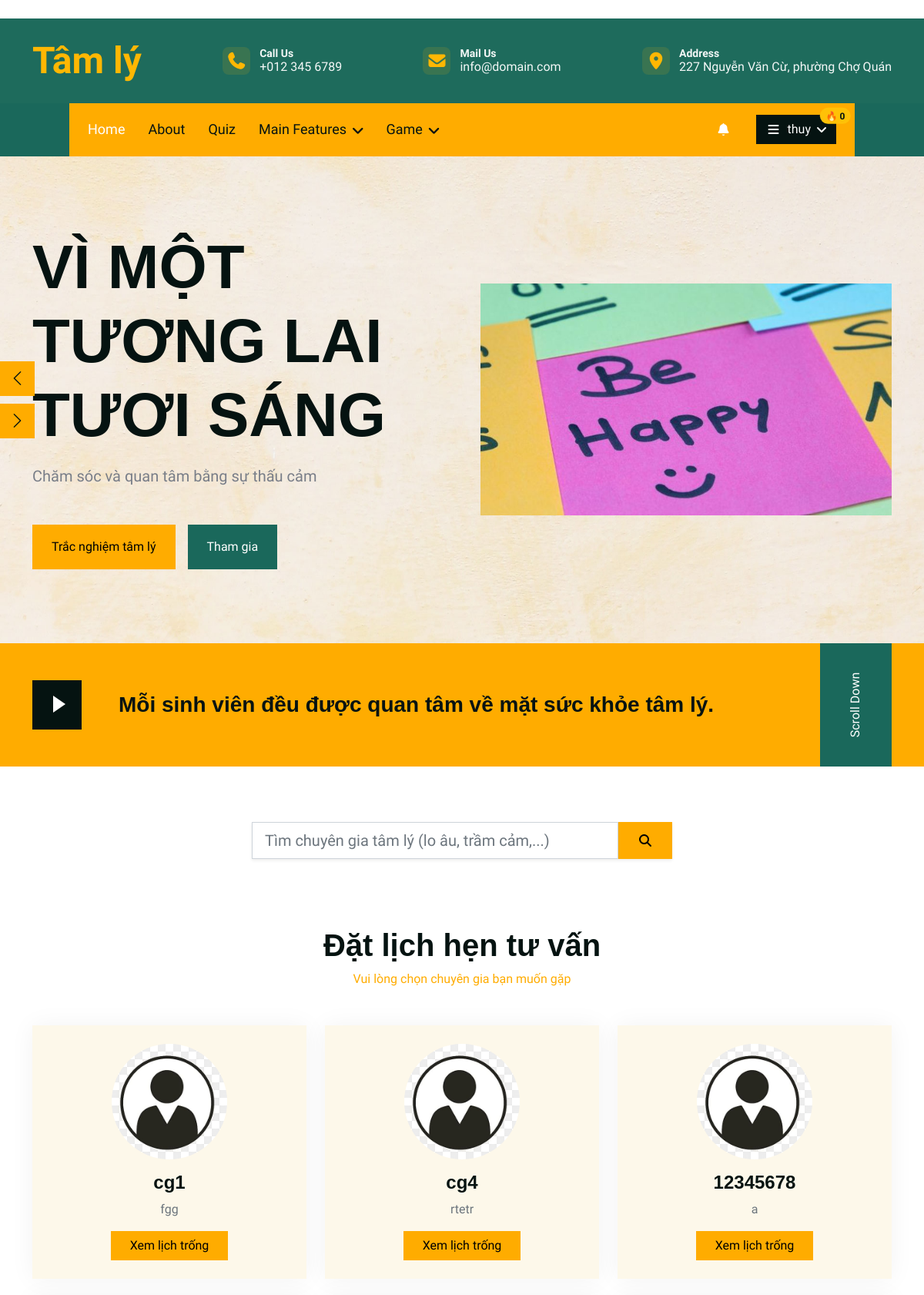
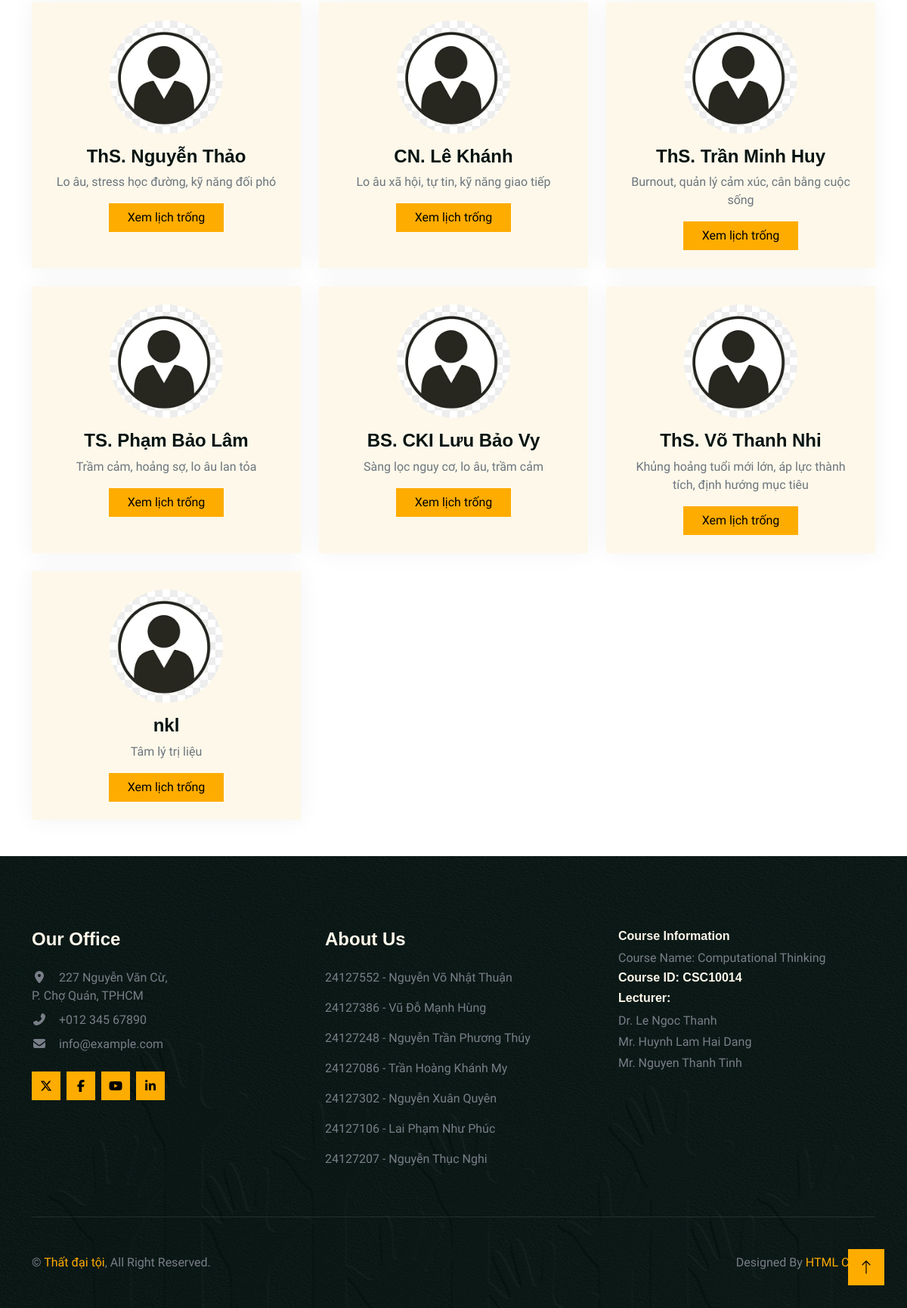
The page /booking/select-therapist (signed in) on the database its author committed (2 pictures, top to bottom).
### models.py (models this page shows)
class ExpertProfile(Base):
    __tablename__ = "expert_profiles"
    user_id = Column(
        Integer,
        ForeignKey("users.id"),
        primary_key=True
    )
    full_name = Column(String(100), nullable=False)
    title = Column(String(100)) #Học hàm
    qualification = Column(String(255)) #Học vị
    specialization = Column(String(255))
    organization = Column(String(255)) #Tổ chức, phòng khám,...
    years_of_experience = Column(Integer)
    verification_status = Column(String, default= "NONE")
    verified_by = Column(Integer, ForeignKey("users.id"), nullable=True)
    verified_at = Column(DateTime)
    bio = Column(Text) #Tiểu sử
    is_active = Column(Boolean, default=True)
    created_at = Column(DateTime, default=func.now())
    updated_at = Column(DateTime, default=func.now(), onupdate=func.now())
    user = relationship("User", back_populates="expert_profile", foreign_keys=[user_id])

### Booking/booking.py (the view)
@booking_bp.route("/select-therapist")
def select_therapist():
    if "user_id" not in session:
        return redirect(url_for("auth.login", next=request.full_path))
    db = TherapySession()
    therapists_objs = (db.query(User)
    .join(ExpertProfile, ExpertProfile.user_id == User.id)
    .options(joinedload(User.expert_profile))
    .filter(User.role == "EXPERT")
    .filter(ExpertProfile.is_active == True)
    .filter(ExpertProfile.verification_status == "VERIFIED")
    .all()
)
    for therapist in therapists_objs:
        print(therapist)
    therapists_list = []
    for therapist in therapists_objs:
        expert_profile = therapist.expert_profile
        therapists_list.append({
            "id": therapist.id,
            "full_name": expert_profile.full_name if expert_profile else "Expert", #Default name
            "image": getattr(expert_profile, "image", None),
            "field": expert_profile.specialization,
        })
    db.close()
    return render_template("booking_list.html", therapists=therapists_list)

### Booking/templates/booking_list.html (shortened to what this page needs)
﻿{% extends "index.html" %}
    {% block content %}
<div class="container py-5">
    <div class="text-center mx-auto mb-5" style="max-width: 500px;">
        <h1 class="display-6">Đặt lịch hẹn tư vấn</h1>
        <p class="text-primary">Vui lòng chọn chuyên gia bạn muốn gặp</p>
    </div>
    <div class="row g-4">
        {% for t in therapists %}
        <div class="col-md-6 col-lg-4">
            <div class="team-item bg-light p-4 text-center h-100">
                {% if t.image %}
                    <img class="img-fluid mb-3 rounded-circle"
                        src="{{ url_for('static', filename=t.image) }}"
                        style="width: 150px; height: 150px; object-fit: cover;"
                        alt="Avatar">
                {% else %}
                    <img class="img-fluid mb-3 rounded-circle"
                        src="{{ url_for('static', filename='img/default-avatar.png') }}"
                        style="width: 150px; height: 150px; object-fit: cover;"
                        alt="Default avatar">
                {% endif %}
                <h4 class="mb-2">{{ t.full_name }}</h4>
                <p class="text-muted mb-3">{{ t.field }}</p>
                <a href="{{ url_for('booking.calendar', therapist_id=t.id) }}" class="btn btn-primary px-4">Xem lịch trống</a>
            </div>
        </div>
        {% endfor %}
    </div>
</div>
{% endblock %}

### templates/index.html (shortened to what this page needs)
<!DOCTYPE html>
<html lang="en">
<head>
    <link href="https://cdnjs.cloudflare.com/ajax/libs/font-awesome/7.0.0/css/all.min.css" rel="stylesheet">
    <link href="https://cdn.jsdelivr.net/npm/bootstrap-icons@1.4.1/font/bootstrap-icons.css" rel="stylesheet">
    <link href="{{ url_for('static', filename='lib/animate/animate.min.css') }}" rel="stylesheet">
    <link href="{{ url_for('static', filename='lib/owlcarousel/assets/owl.carousel.min.css') }}" rel="stylesheet">
    <link href="{{ url_for('static', filename='css/bootstrap.min.css') }}" rel="stylesheet">
    <link href="{{ url_for('static', filename='css/style.css') }}" rel="stylesheet">
</head>
<body>
    <div class="topbar">
        <div class="container topbar-inner">
            <div class="logo">Tâm lý</div>
            <div class="topbar-item">
                <i class="fa fa-phone"></i>
                <div class="topbar-text">
                    <small>Call Us</small>
                    <span>+012 345 6789</span>
                </div>
            </div>
            <div class="topbar-item">
                <i class="fa fa-envelope"></i>
                <div class="topbar-text">
                    <small>Mail Us</small>
                    <span>info@domain.com</span>
                </div>
            </div>
            <div class="topbar-item">
                <i class="fa fa-map-marker-alt"></i>
                <div class="topbar-text">
                    <small>Address</small>
                    <span>227 Nguyễn Văn Cừ, phường Chợ Quán</span>
                </div>
            </div>
        </div>
    </div>
    <div class="container-fluid bg-secondary px-0 wow fadeIn" data-wow-delay="0.1s">
        <div class="nav-bar">
            <nav class="navbar navbar-expand-lg bg-primary navbar-dark px-4 py-lg-0">
                <div class="collapse navbar-collapse" id="navbarCollapse">
                    <div class="navbar-nav me-auto">
                        <a href="{{ url_for('index') }}" class="nav-item nav-link active">Home</a>
                        <a href="{{ url_for('about') }}" class="nav-item nav-link">About</a>
                        <a href="{{ url_for('quiz_bp.trang_quiz') }}" class="nav-item nav-link">Quiz</a>
                        <div class="nav-item dropdown">
                            <a href="#" class="nav-link dropdown-toggle" data-bs-toggle="dropdown">Main Features</a>
                        </div>
                        <div class="nav-item dropdown">
                            <a href="#" class="nav-link dropdown-toggle" data-bs-toggle="dropdown">Game</a>
                        </div>
                    </div>
                    <div class="d-none d-lg-flex ms-auto align-items-center">
                        {% if session.get("user_id") %}
                            <div class="nav-item dropdown me-3">
                                <a href="#" class="nav-link position-relative" id="notiBell" data-bs-toggle="dropdown" aria-expanded="false">
                                    <i class="fa fa-bell text-white"></i>
                                </a>
                            </div>
                            <div class="nav-item dropdown">
                                <a href="#"
                                   class="btn btn-dark dropdown-toggle d-flex align-items-center position-relative"
                                   data-bs-toggle="dropdown" aria-expanded="false">
                                    <i class="fa-solid fa-bars me-2"></i>
                                    <span class="fw-semibold">{{ session.get("username") or "Tài khoản" }}</span>
                                    {% if session.get("role","")|upper == "STUDENT" %}
                                        <span class="position-absolute top-0 start-100 translate-middle badge rounded-pill bg-warning text-dark">
                                            🔥 <span id="streakBadge">0</span>
                                        </span>
                                    {% endif %}
                                </a>
                            </div>
                        {% else %}
                            <a class="btn btn-dark ms-2" href="{{ url_for('auth.login') }}">Đăng nhập</a>
                            <a class="btn btn-dark ms-2" href="{{ url_for('auth.register') }}">Đăng ký</a>
                        {% endif %}
                    </div>
                </div>
            </nav>
        </div>
    </div>
    <div class="container-fluid p-0 wow fadeIn" data-wow-delay="0.1s">
        <div class="owl-carousel header-carousel py-5">
            <div class="container py-5">
                <div class="row g-5 align-items-center">
                    <div class="col-lg-6">
                        <div class="carousel-text">
                            <h1 class="display-1 text-uppercase mb-3">Vì một tương lai tươi sáng</h1>
                            <p class="fs-5 mb-5">Chăm sóc và quan tâm bằng sự thấu cảm</p>
                            <div class="d-flex">
                                <a class="btn btn-primary py-3 px-4 me-3" href="{{ url_for('quiz_bp.trang_quiz') }}">Trắc nghiệm tâm lý</a>
                                <a class="btn btn-secondary py-3 px-4" href="{{ url_for('auth.login') }}">Tham gia</a>
                            </div>
                        </div>
                    </div>
                    <div class="col-lg-6">
                        <div class="carousel-img">
                            <img src="{{ url_for('static', filename='img/carousel-1.jpg') }}">
                        </div>
                    </div>
                </div>
            </div>
        </div>
    </div>
    <div class="container-fluid bg-primary mb-5 wow fadeIn" data-wow-delay="0.1s">
        <div class="container">
            <div class="row g-0">
                <div class="col-lg-11">
                    <div class="h-100 py-5 d-flex align-items-center">
                        <button type="button" class="btn-play" data-bs-toggle="modal"
                                data-src="https://www.youtube.com/embed/DWRcNpR6Kdc" data-bs-target="#videoModal">
                            <span></span>
                        </button>
                        <h3 class="ms-5 mb-0">Mỗi sinh viên đều được quan tâm về mặt sức khỏe tâm lý.</h3>
                    </div>
                </div>
                <div class="d-none d-lg-block col-lg-1">
                    <div class="h-100 w-100 bg-secondary d-flex align-items-center justify-content-center">
                        <span class="text-white" style="transform: rotate(-90deg);">Scroll Down</span>
                    </div>
                </div>
            </div>
        </div>
    </div>
    <div class="container py-4 wow fadeIn" data-wow-delay="0.1s">
        <div class="row justify-content-center">
            <div class="col-lg-6">
                <form id="expert-search-form" class="d-flex shadow-sm">
                    <input
                        type="search"
                        class="form-control form-control-lg rounded-start"
                        id="expert-search-input"
                        placeholder="Tìm chuyên gia tâm lý (lo âu, trầm cảm,...)"
                    >
                    <button class="btn btn-primary px-4 rounded-end" type="submit">
                        <i class="fa fa-search"></i>
                    </button>
                </form>
            </div>
        </div>
    </div>
    {% block content %}{% endblock %}
    <div class="container-fluid footer py-5 wow fadeIn" data-wow-delay="0.1s">
        <div class="container">
            <div class="row g-5 py-5">
                <div class="col-lg-4 col-md-6">
                    <h4 class="text-light mb-4">Our Office</h4>
                    <p class="mb-2">
                        <i class="fa fa-map-marker-alt me-3"></i>227 Nguyễn Văn Cừ, <br>
                        P. Chợ Quán, TPHCM</br>
                    </p>
                    <p class="mb-2"><i class="fa fa-phone-alt me-3"></i>+012 345 67890</p>
                    <p class="mb-2"><i class="fa fa-envelope me-3"></i>info@example.com</p>
                    <div class="d-flex pt-3">
                        <a class="btn btn-square btn-primary me-2" href=""><i class="fab fa-x-twitter"></i></a>
                        <a class="btn btn-square btn-primary me-2" href=""><i class="fab fa-facebook-f"></i></a>
                        <a class="btn btn-square btn-primary me-2" href=""><i class="fab fa-youtube"></i></a>
                        <a class="btn btn-square btn-primary me-2" href=""><i class="fab fa-linkedin-in"></i></a>
                    </div>
                </div>
                <div class="col-lg-4 col-md-6">
                    <h4 class="text-light mb-4">About Us</h4>
                    <p>24127552 - Nguyễn Võ Nhật Thuận</p>
                    <p>24127386 - Vũ Đỗ Mạnh Hùng</p>
                    <p>24127248 - Nguyễn Trần Phương Thúy</p>
                    <p>24127086 - Trần Hoàng Khánh My</p>
                    <p>24127302 - Nguyễn Xuân Quyên</p>
                    <p>24127106 - Lai Phạm Như Phúc</p>
                    <p>24127207 - Nguyễn Thục Nghi</p>
                </div>
                <div class="col-lg-4 col-md-6">
                    <h6 class="text-light">Course Information</h6>
                    <p class="mb-1">Course Name: Computational Thinking</p>
                    <h6 class="text-light">Course ID: CSC10014</h6>
                    <h6 class="text-light">Lecturer:</h6>
                    <p class="mb-1">Dr. Le Ngoc Thanh</p>
                    <p class="mb-1">Mr. Huynh Lam Hai Dang</p>
                    <p class="mb-1">Mr. Nguyen Thanh Tinh</p>
                </div>
            </div>
            <div class="copyright pt-5">
                <div class="row">
                    <div class="col-md-6 text-center text-md-start mb-3 mb-md-0">
                        &copy; <a class="fw-semi-bold" href="#">Thất đại tội</a>, All Right Reserved.
                    </div>
                    <div class="col-md-6 text-center text-md-end">
                        Designed By <a class="fw-semi-bold" href="https://htmlcodex.com">HTML Codex</a>
                    </div>
                </div>
            </div>
        </div>
    </div>
    <a href="#" class="btn btn-lg btn-primary btn-lg-square back-to-top"><i class="bi bi-arrow-up"></i></a>
</body>
</html>

### rows shown on the page
ExpertProfile: full_name "cg1", field "fgg"
ExpertProfile: full_name "cg4", field "rtetr"
ExpertProfile: full_name "12345678", field "a"
ExpertProfile: full_name "ThS. Nguyễn Thảo", field "Lo âu, stress học đường, kỹ năng đối phó"
ExpertProfile: full_name "CN. Lê Khánh", field "Lo âu xã hội, tự tin, kỹ năng giao tiếp"
ExpertProfile: full_name "ThS. Trần Minh Huy", field "Burnout, quản lý cảm xúc, cân bằng cuộc sống"
ExpertProfile: full_name "TS. Phạm Bảo Lâm", field "Trầm cảm, hoảng sợ, lo âu lan tỏa"
ExpertProfile: full_name "BS. CKI Lưu Bảo Vy", field "Sàng lọc nguy cơ, lo âu, trầm cảm"
ExpertProfile: full_name "ThS. Võ Thanh Nhi", field "Khủng hoảng tuổi mới lớn, áp lực thành tích, định hướng mục tiêu"
ExpertProfile: full_name "nkl", field "Tâm lý trị liệu"

### other values the page prints
{{ session.get("username") or "Tài khoản" }} "thuy"
